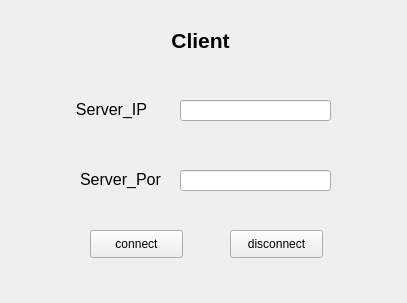
<?xml version="1.0" encoding="UTF-8"?>
<ui version="4.0">
 <class>client</class>
 <widget class="QWidget" name="client">
  <property name="geometry">
   <rect>
    <x>0</x>
    <y>0</y>
    <width>407</width>
    <height>303</height>
   </rect>
  </property>
  <property name="windowTitle">
   <string>Form</string>
  </property>
  <widget class="QLabel" name="label">
   <property name="geometry">
    <rect>
     <x>150</x>
     <y>20</y>
     <width>101</width>
     <height>41</height>
    </rect>
   </property>
   <property name="styleSheet">
    <string notr="true">font: 75 18pt &quot;Times New Roman&quot;;</string>
   </property>
   <property name="text">
    <string>&lt;html&gt;&lt;head/&gt;&lt;body&gt;&lt;p align=&quot;center&quot;&gt;&lt;span style=&quot; font-size:16pt; font-weight:600;&quot;&gt;Client&lt;/span&gt;&lt;/p&gt;&lt;/body&gt;&lt;/html&gt;</string>
   </property>
  </widget>
  <widget class="QLabel" name="label_2">
   <property name="geometry">
    <rect>
     <x>71</x>
     <y>100</y>
     <width>81</width>
     <height>20</height>
    </rect>
   </property>
   <property name="styleSheet">
    <string notr="true">font: 75 10pt &quot;Times New Roman&quot;;</string>
   </property>
   <property name="text">
    <string>&lt;html&gt;&lt;head/&gt;&lt;body&gt;&lt;p align=&quot;center&quot;&gt;&lt;span style=&quot; font-size:12pt;&quot;&gt;Server_IP&lt;/span&gt;&lt;/p&gt;&lt;/body&gt;&lt;/html&gt;</string>
   </property>
  </widget>
  <widget class="QLabel" name="label_3">
   <property name="geometry">
    <rect>
     <x>80</x>
     <y>170</y>
     <width>81</width>
     <height>20</height>
    </rect>
   </property>
   <property name="styleSheet">
    <string notr="true">font: 75 10pt &quot;Times New Roman&quot;;</string>
   </property>
   <property name="text">
    <string>&lt;html&gt;&lt;head/&gt;&lt;body&gt;&lt;p&gt;&lt;span style=&quot; font-size:12pt;&quot;&gt;Server_Port&lt;/span&gt;&lt;/p&gt;&lt;/body&gt;&lt;/html&gt;</string>
   </property>
  </widget>
  <widget class="QLineEdit" name="ipLineEdit">
   <property name="geometry">
    <rect>
     <x>180</x>
     <y>100</y>
     <width>151</width>
     <height>21</height>
    </rect>
   </property>
  </widget>
  <widget class="QLineEdit" name="portLineEdit">
   <property name="geometry">
    <rect>
     <x>180</x>
     <y>170</y>
     <width>151</width>
     <height>21</height>
    </rect>
   </property>
  </widget>
  <widget class="QPushButton" name="connectButton">
   <property name="geometry">
    <rect>
     <x>90</x>
     <y>230</y>
     <width>93</width>
     <height>28</height>
    </rect>
   </property>
   <property name="styleSheet">
    <string notr="true">font: 75 10pt &quot;Times New Roman&quot;;</string>
   </property>
   <property name="text">
    <string>connect</string>
   </property>
  </widget>
  <widget class="QPushButton" name="cancelButton">
   <property name="geometry">
    <rect>
     <x>230</x>
     <y>230</y>
     <width>93</width>
     <height>28</height>
    </rect>
   </property>
   <property name="styleSheet">
    <string notr="true">font: 75 10pt &quot;Times New Roman&quot;;
</string>
   </property>
   <property name="text">
    <string>disconnect</string>
   </property>
  </widget>
 </widget>
 <resources/>
 <connections/>
</ui>
